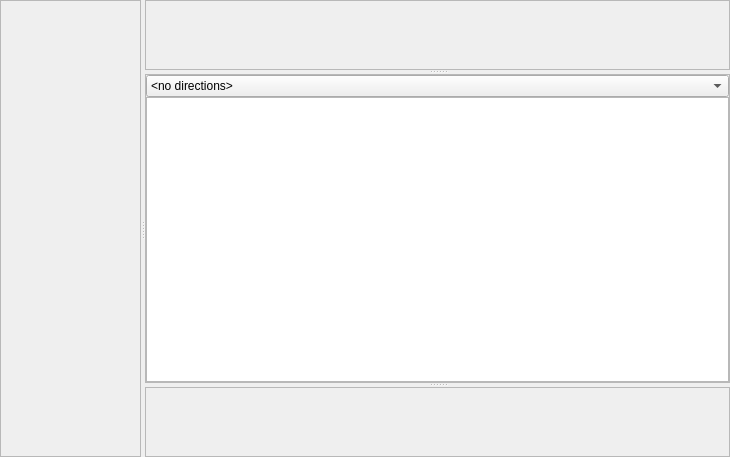
<?xml version="1.0" encoding="UTF-8"?>
<ui version="4.0">
 <class>SpritesetEditor</class>
 <widget class="QWidget" name="SpritesetEditor">
  <property name="geometry">
   <rect>
    <x>0</x>
    <y>0</y>
    <width>730</width>
    <height>457</height>
   </rect>
  </property>
  <property name="windowTitle">
   <string>Form</string>
  </property>
  <layout class="QVBoxLayout" name="verticalLayout">
   <property name="spacing">
    <number>0</number>
   </property>
   <property name="leftMargin">
    <number>0</number>
   </property>
   <property name="topMargin">
    <number>0</number>
   </property>
   <property name="rightMargin">
    <number>0</number>
   </property>
   <property name="bottomMargin">
    <number>0</number>
   </property>
   <item>
    <widget class="QSplitter" name="ssViewSplitter">
     <property name="orientation">
      <enum>Qt::Horizontal</enum>
     </property>
     <widget class="QScrollArea" name="mainSpriteArea">
      <property name="widgetResizable">
       <bool>true</bool>
      </property>
      <widget class="QWidget" name="mainSpriteAreaLayout">
       <property name="geometry">
        <rect>
         <x>0</x>
         <y>0</y>
         <width>153</width>
         <height>455</height>
        </rect>
       </property>
       <layout class="QHBoxLayout" name="horizontalLayout_2">
        <property name="leftMargin">
         <number>0</number>
        </property>
        <property name="topMargin">
         <number>0</number>
        </property>
        <property name="rightMargin">
         <number>0</number>
        </property>
        <property name="bottomMargin">
         <number>0</number>
        </property>
        <item>
         <layout class="QVBoxLayout" name="dirsLayout">
          <property name="spacing">
           <number>0</number>
          </property>
          <item>
           <layout class="QVBoxLayout" name="dirsContainer"/>
          </item>
          <item>
           <spacer name="verticalSpacer">
            <property name="orientation">
             <enum>Qt::Vertical</enum>
            </property>
            <property name="sizeHint" stdset="0">
             <size>
              <width>20</width>
              <height>40</height>
             </size>
            </property>
           </spacer>
          </item>
         </layout>
        </item>
        <item>
         <spacer name="horizontalSpacer_2">
          <property name="orientation">
           <enum>Qt::Horizontal</enum>
          </property>
          <property name="sizeHint" stdset="0">
           <size>
            <width>40</width>
            <height>20</height>
           </size>
          </property>
         </spacer>
        </item>
       </layout>
      </widget>
     </widget>
     <widget class="QSplitter" name="choosers">
      <property name="orientation">
       <enum>Qt::Vertical</enum>
      </property>
      <widget class="QScrollArea" name="ssImages">
       <property name="widgetResizable">
        <bool>true</bool>
       </property>
       <widget class="QWidget" name="scrollAreaWidgetContents">
        <property name="geometry">
         <rect>
          <x>0</x>
          <y>0</y>
          <width>569</width>
          <height>68</height>
         </rect>
        </property>
       </widget>
      </widget>
      <widget class="QScrollArea" name="animScrollArea">
       <property name="widgetResizable">
        <bool>true</bool>
       </property>
       <widget class="QWidget" name="animLayout">
        <property name="geometry">
         <rect>
          <x>0</x>
          <y>0</y>
          <width>569</width>
          <height>307</height>
         </rect>
        </property>
        <layout class="QVBoxLayout" name="verticalLayout_3">
         <property name="spacing">
          <number>0</number>
         </property>
         <property name="leftMargin">
          <number>0</number>
         </property>
         <property name="topMargin">
          <number>0</number>
         </property>
         <property name="rightMargin">
          <number>0</number>
         </property>
         <property name="bottomMargin">
          <number>0</number>
         </property>
         <item>
          <widget class="QComboBox" name="animDirChoose">
           <item>
            <property name="text">
             <string>&lt;no directions&gt;</string>
            </property>
           </item>
          </widget>
         </item>
         <item>
          <widget class="QGraphicsView" name="animView">
           <property name="baseSize">
            <size>
             <width>0</width>
             <height>200</height>
            </size>
           </property>
          </widget>
         </item>
        </layout>
       </widget>
      </widget>
      <widget class="QScrollArea" name="palette">
       <property name="baseSize">
        <size>
         <width>160</width>
         <height>160</height>
        </size>
       </property>
       <property name="widgetResizable">
        <bool>true</bool>
       </property>
       <widget class="QWidget" name="scrollAreaWidgetContents_4">
        <property name="geometry">
         <rect>
          <x>0</x>
          <y>0</y>
          <width>569</width>
          <height>68</height>
         </rect>
        </property>
       </widget>
      </widget>
     </widget>
    </widget>
   </item>
  </layout>
 </widget>
 <resources/>
 <connections/>
</ui>
